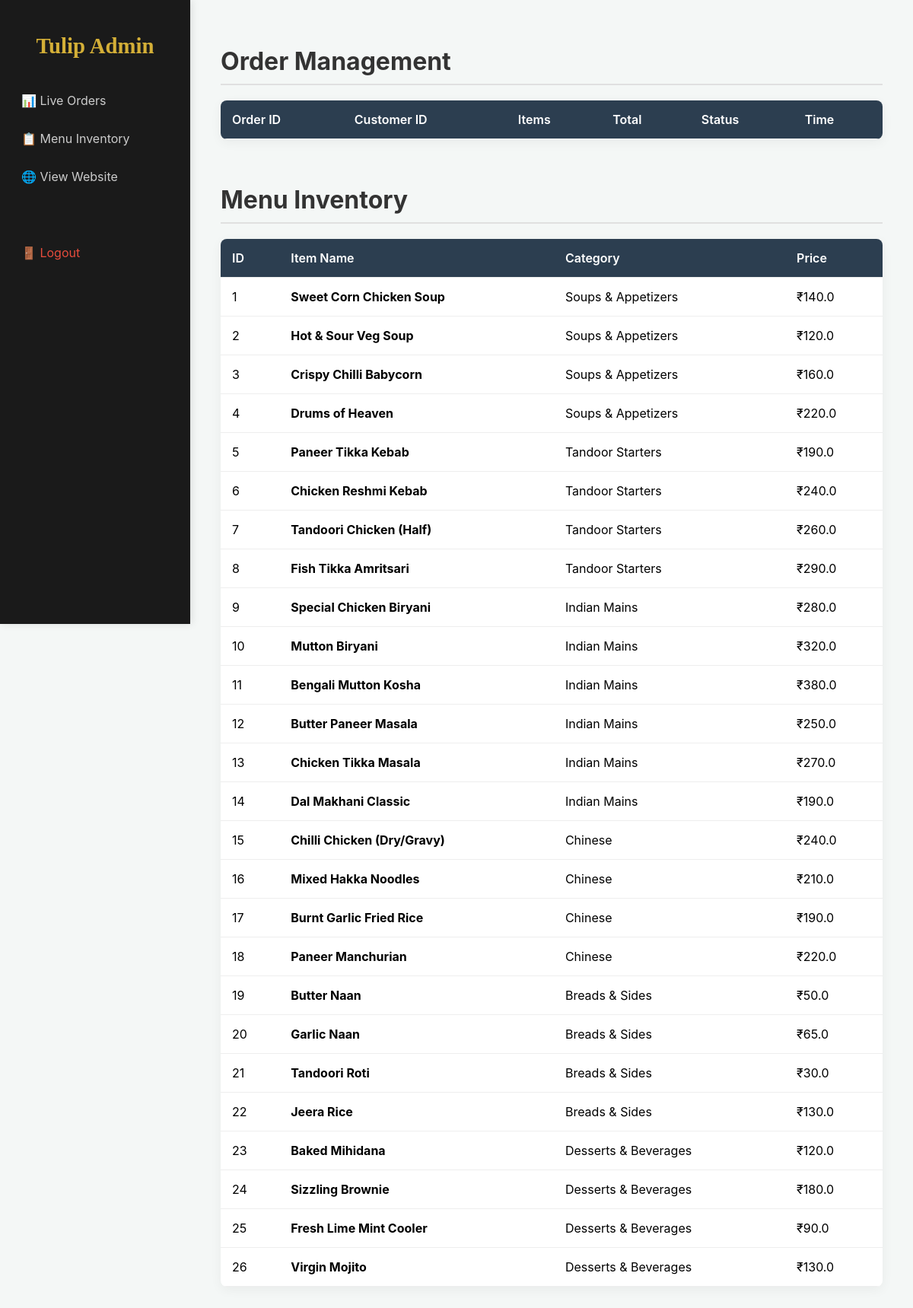
Page /admin (signed in) on the committed database.
### app.py (models this page shows)
class MenuItem(db.Model):
    id = db.Column(db.Integer, primary_key=True)
    name = db.Column(db.String(100), nullable=False)
    description = db.Column(db.String(255))
    price = db.Column(db.Float, nullable=False)
    category = db.Column(db.String(50))
    image_url = db.Column(db.String(255))

### app.py (the view)
@app.route('/admin')
def admin_dashboard():
    if not session.get('admin_logged_in'): return redirect(url_for('admin_login'))
    orders = Order.query.order_by(Order.timestamp.desc()).all()
    menu = MenuItem.query.all()
    bookings = TableBooking.query.order_by(TableBooking.timestamp.desc()).all()
    return render_template('admin.html', orders=orders, menu=menu, bookings=bookings)

### templates/admin.html (shortened to what this page needs)
<!DOCTYPE html>
<html>
<head>
</head>
<body>
    <div class="sidebar">
        <h2>Tulip Admin</h2>
        <a href="#orders">📊 Live Orders</a>
        <a href="#menu">📋 Menu Inventory</a>
        <a href="/" target="_blank">🌐 View Website</a>
        <a href="/admin/logout" style="color: #e74c3c; margin-top: 50px;">🚪 Logout</a>
    </div>
    <div class="content">
        <h1 id="orders">Order Management</h1>
        <table>
            <tr>
                <th>Order ID</th>
                <th>Customer ID</th>
                <th>Items</th>
                <th>Total</th>
                <th>Status</th>
                <th>Time</th>
            </tr>
        </table>
        <h1 id="menu" style="margin-top: 60px;">Menu Inventory</h1>
        <table>
            <tr>
                <th>ID</th>
                <th>Item Name</th>
                <th>Category</th>
                <th>Price</th>
            </tr>
            {% for item in menu %}
            <tr>
                <td>{{ item.id }}</td>
                <td style="font-weight: bold;">{{ item.name }}</td>
                <td>{{ item.category }}</td>
                <td>₹{{ item.price }}</td>
            </tr>
            {% endfor %}
        </table>
    </div>
</body>
</html>

### templates/admin.html (style rules this page uses)
body { font-family: 'Inter', sans-serif; background: #f4f7f6; margin: 0; display: flex; }
.sidebar { width: 250px; background: #1a1a1a; color: white; position: fixed; height: 100vh; padding-top: 20px; box-shadow: 2px 0 10px rgba(0, 0, 0, 0.1); }
.sidebar h2 { text-align: center; color: #d4af37; font-family: 'Playfair Display', serif; font-size: 1.8rem; margin-bottom: 30px; }
.sidebar a { display: block; color: #ccc; padding: 15px 25px; text-decoration: none; border-left: 3px solid transparent; transition: 0.3s; }
.content { margin-left: 250px; padding: 40px; width: 100%; }
h1 { color: #333; border-bottom: 2px solid #e0e0e0; padding-bottom: 10px; margin-bottom: 20px; }
table { width: 100%; border-collapse: collapse; background: white; box-shadow: 0 4px 15px rgba(0, 0, 0, 0.05); border-radius: 8px; overflow: hidden; }
th, td { padding: 15px; text-align: left; border-bottom: 1px solid #eee; }
th { background-color: #2c3e50; color: white; font-weight: 600; }

### rows in the picture
MenuItem: id "1", name "Sweet Corn Chicken Soup", category "Soups & Appetizers", price "140.0"
MenuItem: id "2", name "Hot & Sour Veg Soup", category "Soups & Appetizers", price "120.0"
MenuItem: id "3", name "Crispy Chilli Babycorn", category "Soups & Appetizers", price "160.0"
MenuItem: id "4", name "Drums of Heaven", category "Soups & Appetizers", price "220.0"
MenuItem: id "5", name "Paneer Tikka Kebab", category "Tandoor Starters", price "190.0"
MenuItem: id "6", name "Chicken Reshmi Kebab", category "Tandoor Starters", price "240.0"
MenuItem: id "7", name "Tandoori Chicken (Half)", category "Tandoor Starters", price "260.0"
MenuItem: id "8", name "Fish Tikka Amritsari", category "Tandoor Starters", price "290.0"
MenuItem: id "9", name "Special Chicken Biryani", category "Indian Mains", price "280.0"
MenuItem: id "10", name "Mutton Biryani", category "Indian Mains", price "320.0"
MenuItem: id "11", name "Bengali Mutton Kosha", category "Indian Mains", price "380.0"
MenuItem: id "12", name "Butter Paneer Masala", category "Indian Mains", price "250.0"
MenuItem: id "13", name "Chicken Tikka Masala", category "Indian Mains", price "270.0"
MenuItem: id "14", name "Dal Makhani Classic", category "Indian Mains", price "190.0"
MenuItem: id "15", name "Chilli Chicken (Dry/Gravy)", category "Chinese", price "240.0"
MenuItem: id "16", name "Mixed Hakka Noodles", category "Chinese", price "210.0"
MenuItem: id "17", name "Burnt Garlic Fried Rice", category "Chinese", price "190.0"
MenuItem: id "18", name "Paneer Manchurian", category "Chinese", price "220.0"
MenuItem: id "19", name "Butter Naan", category "Breads & Sides", price "50.0"
MenuItem: id "20", name "Garlic Naan", category "Breads & Sides", price "65.0"
MenuItem: id "21", name "Tandoori Roti", category "Breads & Sides", price "30.0"
MenuItem: id "22", name "Jeera Rice", category "Breads & Sides", price "130.0"
MenuItem: id "23", name "Baked Mihidana", category "Desserts & Beverages", price "120.0"
MenuItem: id "24", name "Sizzling Brownie", category "Desserts & Beverages", price "180.0"
MenuItem: id "25", name "Fresh Lime Mint Cooler", category "Desserts & Beverages", price "90.0"
MenuItem: id "26", name "Virgin Mojito", category "Desserts & Beverages", price "130.0"
